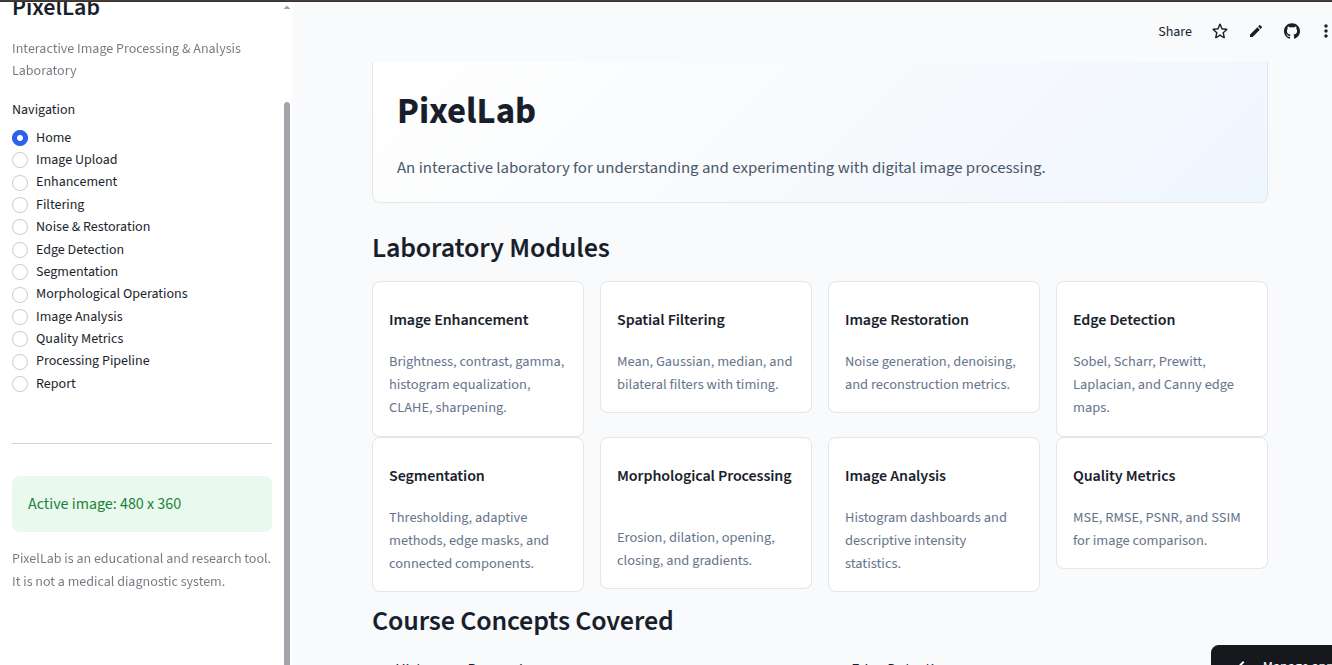
#> input picture image.png, 1332 x 665 px
$ python -i enhancement.py   (imports and definitions only)
#> lines starting #> are read from the running program, lines starting #| are printed output that depends on the picture
### modules/utils.py
from __future__ import annotations

from dataclasses import dataclass
from io import BytesIO
from typing import Any

import cv2
import numpy as np
from PIL import Image, ImageOps, UnidentifiedImageError


MAX_DISPLAY_DIMENSION = 1600
SUPPORTED_EXTENSIONS = {"jpg", "jpeg", "png", "bmp", "tiff", "tif", "webp"}


@dataclass(frozen=True)
class ImageInfo:
    width: int
    height: int
    channels: int
    file_size_kb: float
    color_mode: str
    dtype: str
    min_intensity: float | None = None
    max_intensity: float | None = None
    mean_intensity: float | None = None
    std_intensity: float | None = None


# [47 lines left out: functions load_image_from_bytes, resize_if_large, describe_image, not called in this run]


def ensure_uint8(image: np.ndarray) -> np.ndarray:
    if image.dtype == np.uint8:
        return image
    return np.clip(image, 0, 255).astype(np.uint8)


# [5 lines left out: function to_grayscale, not called in this run]


def to_rgb(image: np.ndarray) -> np.ndarray:
    image = ensure_uint8(image)
    if image.ndim == 2:
        return cv2.cvtColor(image, cv2.COLOR_GRAY2RGB)
    if image.shape[2] == 4:
        return cv2.cvtColor(image, cv2.COLOR_RGBA2RGB)
    return image


def normalize_binary(mask: np.ndarray) -> np.ndarray:
    mask = ensure_uint8(mask)
    return np.where(mask > 0, 255, 0).astype(np.uint8)


# [29 lines left out: functions image_to_png_bytes, compare_ready, stats_dict, not called in this run]

### modules/enhancement.py
from __future__ import annotations

import cv2
import numpy as np

from .utils import ensure_uint8, to_grayscale, to_rgb


def adjust_brightness(image: np.ndarray, beta: int) -> np.ndarray:
    return cv2.convertScaleAbs(ensure_uint8(image), alpha=1.0, beta=beta)


def adjust_contrast(image: np.ndarray, alpha: float) -> np.ndarray:
    return cv2.convertScaleAbs(ensure_uint8(image), alpha=alpha, beta=0)


def gamma_correction(image: np.ndarray, gamma: float) -> np.ndarray:
    gamma = max(gamma, 0.01)
    table = np.array([((i / 255.0) ** (1.0 / gamma)) * 255 for i in range(256)]).astype("uint8")
    return cv2.LUT(ensure_uint8(image), table)


def histogram_equalization(image: np.ndarray) -> np.ndarray:
    image = ensure_uint8(image)
    if image.ndim == 2:
        return cv2.equalizeHist(image)
    ycrcb = cv2.cvtColor(to_rgb(image), cv2.COLOR_RGB2YCrCb)
#> ycrcb: shape (665, 1332, 3); mean of channels 0, 1, 2 245.1, 127.1, 128.9
    ycrcb[:, :, 0] = cv2.equalizeHist(ycrcb[:, :, 0])
#> ycrcb: shape (665, 1332, 3); mean of channels 0, 1, 2 167.5, 127.1, 128.9
    return cv2.cvtColor(ycrcb, cv2.COLOR_YCrCb2RGB)
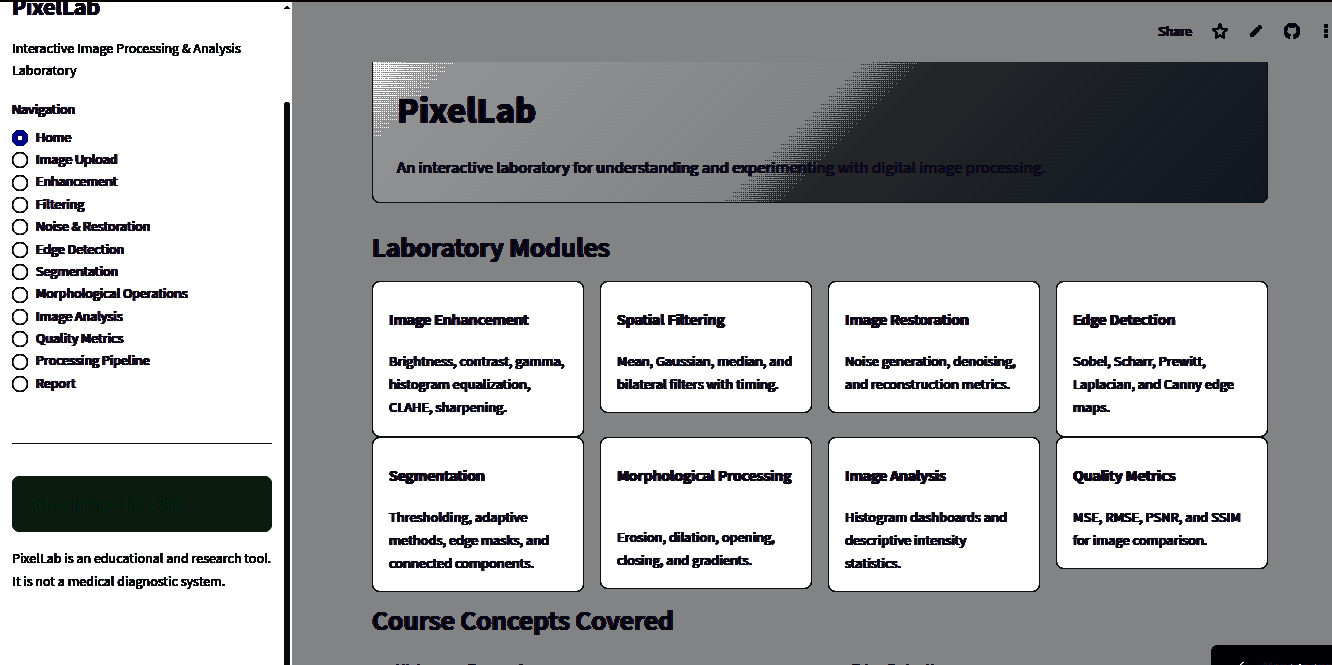
#> returned value: shape (665, 1332, 3); mean R, G, B 167, 167.7, 169.6


def clahe(image: np.ndarray, clip_limit: float = 2.0, tile_grid_size: int = 8) -> np.ndarray:
    image = ensure_uint8(image)
    tile = max(2, int(tile_grid_size))
    engine = cv2.createCLAHE(clipLimit=float(clip_limit), tileGridSize=(tile, tile))
    if image.ndim == 2:
        return engine.apply(image)
    lab = cv2.cvtColor(to_rgb(image), cv2.COLOR_RGB2LAB)
    lab[:, :, 0] = engine.apply(lab[:, :, 0])
    return cv2.cvtColor(lab, cv2.COLOR_LAB2RGB)


def sharpen(image: np.ndarray, amount: float = 1.0) -> np.ndarray:
    image = ensure_uint8(image)
    blurred = cv2.GaussianBlur(image, (0, 0), sigmaX=1.2)
    return cv2.addWeighted(image, 1.0 + amount, blurred, -amount, 0)


def grayscale(image: np.ndarray) -> np.ndarray:
    return to_grayscale(image)

>>> import cv2
>>> picture = cv2.cvtColor(cv2.imread('../image.png'), cv2.COLOR_BGR2RGB)
>>> result = histogram_equalization(picture)
